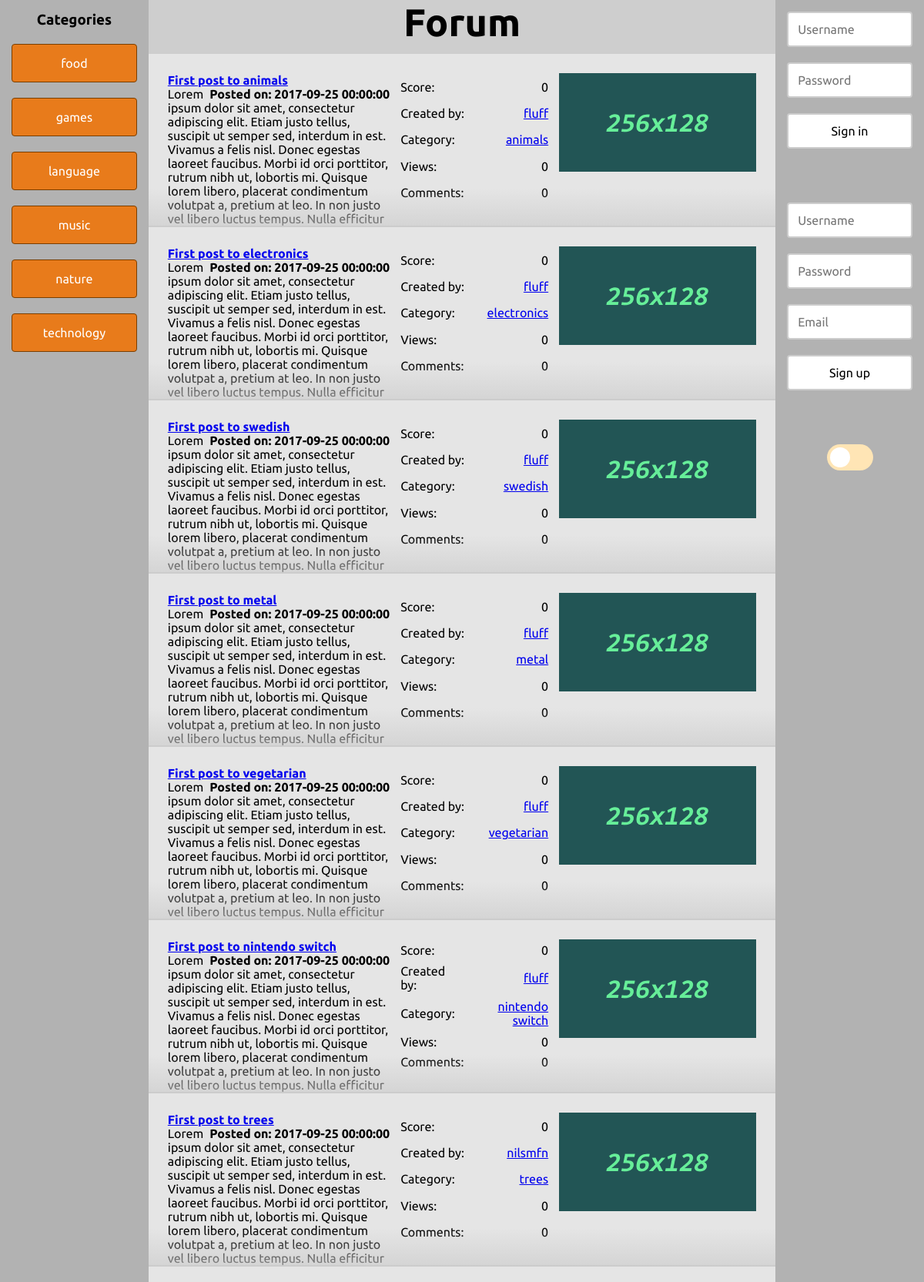
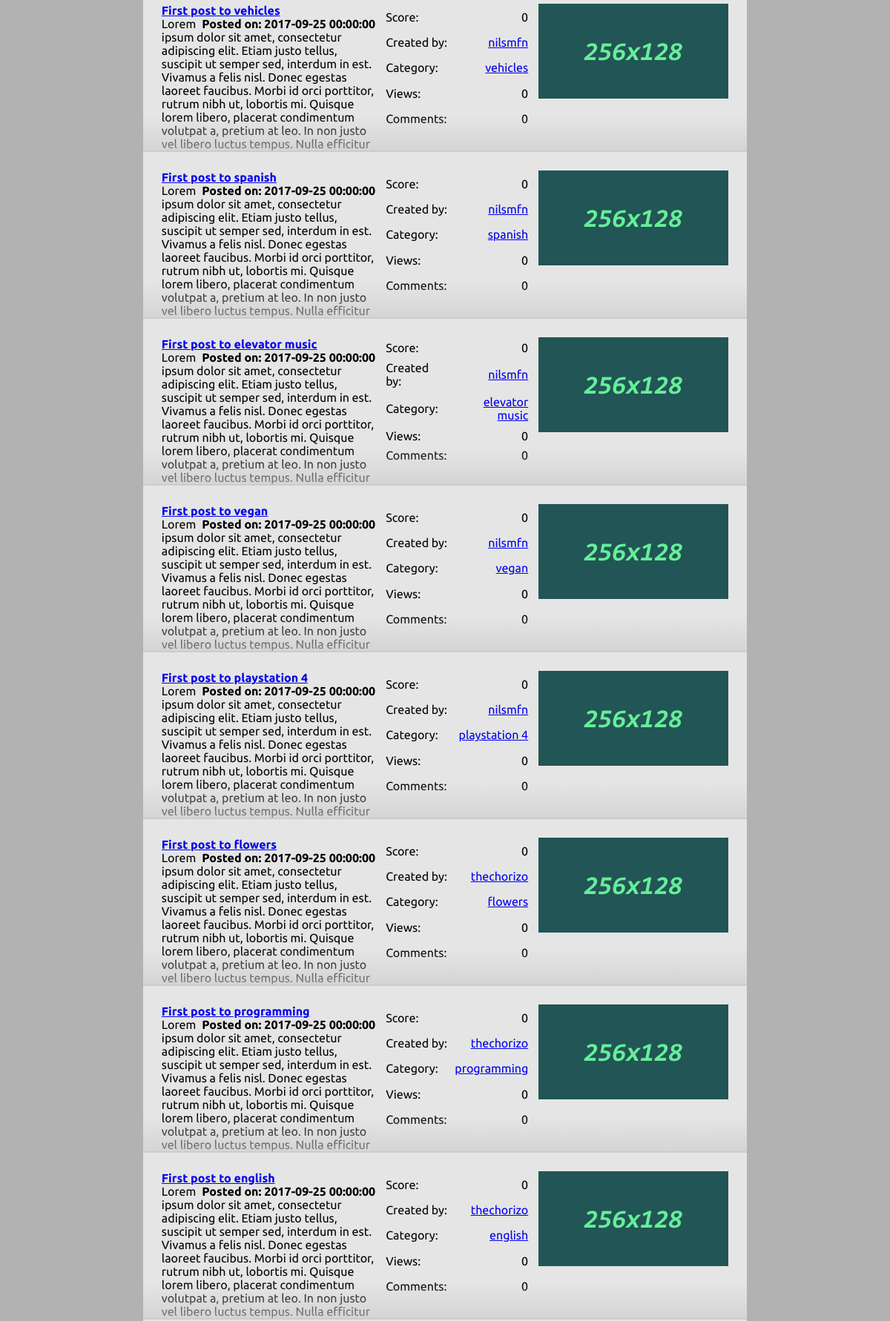
The page / (upper part) on the database its author committed (2 pictures, top to bottom).
### tables this page shows
CREATE TABLE category (
	category_id INT(8) NOT NULL AUTO_INCREMENT,
	category_name VARCHAR(255) NOT NULL,
	UNIQUE INDEX category_name_unique_key (category_name),
	PRIMARY KEY (category_id)
);

CREATE TABLE post (
	post_id INT(8) NOT NULL AUTO_INCREMENT,
    post_subject VARCHAR(255) NOT NULL,
	post_content TEXT NOT NULL,
	post_date DATETIME NOT NULL,
	post_category INT(8) NOT NULL,
	post_creator INT(8) NOT NULL,
	post_score INT(8) NOT NULL DEFAULT 0,
	PRIMARY KEY (post_id)
);

CREATE TABLE user (
	user_id INT(8) NOT NULL AUTO_INCREMENT,
	user_name VARCHAR(30) NOT NULL,
    user_password VARCHAR(255) NOT NULL,
	user_email VARCHAR(255) NOT NULL,
	user_date	DATE NOT NULL,
	user_score INT(8) NOT NULL DEFAULT 0,
	UNIQUE INDEX user_name_unique_key (user_name),
	PRIMARY KEY (user_id)
);

CREATE TABLE subcategory (
	subcategory_id INT(8) NOT NULL AUTO_INCREMENT,
	subcategory_parent INT(8) NOT NULL,
	subcategory_name VARCHAR(255) NOT NULL,
	UNIQUE INDEX subcategory_name_unique_key (subcategory_name),
	PRIMARY KEY (subcategory_id)
);

### htdocs/model/categorymodel.php (called while the page is built)
<?php
class CategoryModel {
  function __construct($db) {
    $this->db = $db;
  }
  public function listCategories() {
    $sql = "SELECT category_id AS id, category_name AS name FROM category";
    return $this->db->select($sql);
  }
  public function listSubcategories($category) {
    $sql = "SELECT subcategory_id AS id, subcategory_name AS name FROM subcategory WHERE subcategory_parent = $category";
    return $this->db->select($sql);
  }
  public function listAll() {
    $res = array();
    $cats = $this->listCategories();
    for($i = 0; $i < count($cats); $i++) {
      $res[$i] = array($cats[$i], $this->listSubcategories($cats[$i]->id));
    }
    return $res;
  }
}
?>

### htdocs/model/db.php (called while the page is built, shortened)
<?php
class DB {
  protected static $conn;
  public function connect() {
    if(!isset(self::$conn)) {
      self::$conn = new mysqli(DB_HOST, DB_USER, DB_PASS, DB_NAME);
    }
    return self::$conn;
  }
  public function query($query) {
    $conn = $this->connect();
    $res = $conn->query($query);
    return $res;
  }
  public function select($query) {
    $res = $this->query($query);
    $rows = array();
    if($res->num_rows > 0) {
      while($row = $res->fetch_object()) {
        $rows[] = $row;
      }
    }
    return $rows;
  }
}
?>

### htdocs/controller/postcontroller.php (called while the page is built, shortened)
<?php
class PostController {
  private $model;
  function __construct($model) {
    $this->model = $model;
  }
  public function getPostList() {
    if(isset($_GET["view"])) {
      if($_GET["view"] == "category") return $this->model->listFromCat($_GET["id"]);
      else if($_GET["view"] == "subcategory") return $this->model->listFromSubCat($_GET["id"]);
    }
    else return $this->model->listAll();
  }
}
?>

### htdocs/model/postmodel.php (called while the page is built, shortened)
<?php
class PostModel {
  private $db;
  function __construct($db) {
    $this->db = $db;
  }
  public function listAll() {
    $sql =
      "SELECT
        p.post_id AS id,
        p.post_subject AS subject,
        p.post_content AS content,
        p.post_date AS date,
        p.post_category AS category,
        p.post_creator AS creator,
        p.post_score AS score,
        sc.subcategory_name AS category_name,
        u.user_name AS creator_name,
        (SELECT COUNT(*) FROM postview WHERE post = p.post_id) AS views,
        (SELECT COUNT(*) FROM comment WHERE comment_post = p.post_id) AS num_comments,
        (SELECT img_url FROM postimg WHERE img_post = p.post_id LIMIT 1) AS img
      FROM
        post AS p INNER JOIN subcategory AS sc ON p.post_category = sc.subcategory_id INNER JOIN user AS u ON p.post_creator = u.user_id";
    return $this->db->select($sql);
  }
}
?>

### htdocs/view/postlist.php (the view)
<?php
require_once "model/postmodel.php";
require_once "controller/postcontroller.php";
require_once "libs/parsedown.php";
if(!isset($postmdl)) $postmdl = new PostModel($db);
if(!isset($postctrl)) $postctrl = new PostController($postmdl);
$parsedown = new Parsedown();
$plist = $postctrl->getPostList($postmdl);
?>
<ul id="category-list">
  <?php
  foreach($plist as $p) :
    $p->content = $parsedown->text($p->content);
  ?>
    <div class="post">
      <div class="post-content">
        <span class="post-header"><a href="/?view=post&id=<?= $p->id ?>"><?= $p->subject ?></a></span>
        <span class="post-date">Posted on: <time><?= $p->date ?></time></span>
        <p class="post-preview"><?= $p->content ?></p>
      </div>
      <table class="post-data">
        <tr class='post-score'>
          <td>Score:</td>
          <td><?= $p->score ?></td>
        </tr>
        <tr class='post_creator'>
          <td>Created by:</td>
          <td><a href="/?view=user&id=<?= $p->creator ?>"><?= $p->creator_name ?></a></td>
        </tr>
        <tr class='post-category'>
          <td>Category:</td>
          <td><a href="/?view=subcategory&id=<?= $p->category ?>"><?= $p->category_name ?></a></td>
        </tr>
        <tr class='post-views'>
          <td>Views:</td>
          <td><?= $p->views ?></td>
        </tr>
        <tr class='post-comments'>
          <td>Comments:</td>
          <td><?= $p->num_comments ?></td>
        </tr>
      </table>
      <img class="post-thumbnail" src="<?= !empty($p->img) ? $p->img : "/img/post-img-def.png" ?>" alt="post-thumbnail" />
    </div>
  <?php
  endforeach;
  ?>
</ul>

### htdocs/view/categorylist.php (shortened to what this page needs)
<?php
require_once "model/categorymodel.php";
$catmdl = new CategoryModel($db);
$catlist = $catmdl->listAll();
?>
<ul id="category-list">
  <?php
  foreach($catlist as $c) :
  ?>
    <li>
      <a href="/?view=category&id=<?= $c[0]->id ?>" class="button orange"><?= $c[0]->name ?></a>
    </li>
  <?php
  endforeach;
  ?>
</ul>

### htdocs/libs/parsedown.php (shortened to what this page needs)
<?php
class Parsedown
{
    protected $breaksEnabled;
    protected function unmarkedText($text)
    {
        if ($this->breaksEnabled)
        {
            $text = preg_replace('/[ ]*\n/', "<br />\n", $text);
        }
        else
        {
            $text = preg_replace('/(?:[ ][ ]+|[ ]*\\\\)\n/', "<br />\n", $text);
            $text = str_replace(" \n", "\n", $text);
        }
        return $text;
    }
}

### htdocs/css/main.css (style rules this page uses)
* { margin: 0; padding: 0; font-family: "Ubuntu", sans-serif; }
html { background-color: #fff; color: #000; transition-duration: 0.4s; }
body { overflow: hidden; }

### htdocs/css/forum.css (style rules this page uses)
#category-list, #category-list ul { list-style-type: none; }
#left .button { width: 100%; margin: 20px 0 0 0; }
.post { display: flex; box-sizing: border-box; padding: 25px; border-bottom: 2px solid #ccc; max-height: 225px; overflow: hidden; position: relative; }
.post:before { content: ''; width: 100%; height: 100%; position: absolute; left: 0; top: 25px; background: linear-gradient(transparent 150px, #ccc); pointer-events: none; }
.post-content { flex: 1; text-align: left; }
.post-header { font-weight: bolder; }
.post-date { float: right; font-weight: bold; }
.post-data { text-align: left; margin-left: 10px; margin-right: 10px; width: 200px; }
.post-data td { padding: 2px; }
.post-data tr td:last-child { text-align: right; }
.post-thumbnail { background-color: #000; width: 256px; height: 128px; float: right; text-align: center; }

### htdocs/css/misc.css (style rules this page uses)
.button { background-color: #f1f1f1; border: 1px solid #f2f2f2; color: #000; border-radius: 4px; padding: 15px 32px; text-align: center; text-decoration: none; display: inline-block; font-size: 16px; cursor: pointer; transition-duration: 0.4s; box-sizing: border-box; }
.orange { background-color: #e87b1b; border: 1px solid #7a3e00; color: #fff; }

### rows shown on the page
category: category_name "food"
category: category_name "games"
category: category_name "language"
category: category_name "music"
category: category_name "nature"
category: category_name "technology"
post: post_subject "First post to animals", post_date "2017-09-25 00:00:00", post_score "0", post_creator.user_name "fluff", post_category.subcategory_name "animals", views "0", num_comments "0"
post: post_subject "First post to electronics", post_date "2017-09-25 00:00:00", post_score "0", post_creator.user_name "fluff", post_category.subcategory_name "electronics", views "0", num_comments "0"
post: post_subject "First post to swedish", post_date "2017-09-25 00:00:00", post_score "0", post_creator.user_name "fluff", post_category.subcategory_name "swedish", views "0", num_comments "0"
post: post_subject "First post to metal", post_date "2017-09-25 00:00:00", post_score "0", post_creator.user_name "fluff", post_category.subcategory_name "metal", views "0", num_comments "0"
post: post_subject "First post to vegetarian", post_date "2017-09-25 00:00:00", post_score "0", post_creator.user_name "fluff", post_category.subcategory_name "vegetarian", views "0", num_comments "0"
post: post_subject "First post to nintendo switch", post_date "2017-09-25 00:00:00", post_score "0", post_creator.user_name "fluff", post_category.subcategory_name "nintendo switch", views "0", num_comments "0"
post: post_subject "First post to trees", post_date "2017-09-25 00:00:00", post_score "0", post_creator.user_name "nilsmfn", post_category.subcategory_name "trees", views "0", num_comments "0"
post: post_subject "First post to vehicles", post_date "2017-09-25 00:00:00", post_score "0", post_creator.user_name "nilsmfn", post_category.subcategory_name "vehicles", views "0", num_comments "0"
post: post_subject "First post to spanish", post_date "2017-09-25 00:00:00", post_score "0", post_creator.user_name "nilsmfn", post_category.subcategory_name "spanish", views "0", num_comments "0"
post: post_subject "First post to elevator music", post_date "2017-09-25 00:00:00", post_score "0", post_creator.user_name "nilsmfn", post_category.subcategory_name "elevator music", views "0", num_comments "0"
post: post_subject "First post to vegan", post_date "2017-09-25 00:00:00", post_score "0", post_creator.user_name "nilsmfn", post_category.subcategory_name "vegan", views "0", num_comments "0"
post: post_subject "First post to playstation 4", post_date "2017-09-25 00:00:00", post_score "0", post_creator.user_name "nilsmfn", post_category.subcategory_name "playstation 4", views "0", num_comments "0"
post: post_subject "First post to flowers", post_date "2017-09-25 00:00:00", post_score "0", post_creator.user_name "thechorizo", post_category.subcategory_name "flowers", views "0", num_comments "0"
post: post_subject "First post to programming", post_date "2017-09-25 00:00:00", post_score "0", post_creator.user_name "thechorizo", post_category.subcategory_name "programming", views "0", num_comments "0"
post: post_subject "First post to english", post_date "2017-09-25 00:00:00", post_score "0", post_creator.user_name "thechorizo", post_category.subcategory_name "english", views "0", num_comments "0"
